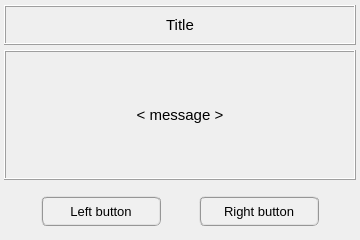
<?xml version="1.0" encoding="UTF-8"?>
<ui version="4.0">
 <class>Dialog</class>
 <widget class="QDialog" name="Dialog">
  <property name="geometry">
   <rect>
    <x>0</x>
    <y>0</y>
    <width>360</width>
    <height>240</height>
   </rect>
  </property>
  <property name="minimumSize">
   <size>
    <width>360</width>
    <height>240</height>
   </size>
  </property>
  <property name="maximumSize">
   <size>
    <width>650</width>
    <height>600</height>
   </size>
  </property>
  <property name="windowTitle">
   <string>Message</string>
  </property>
  <property name="modal">
   <bool>true</bool>
  </property>
  <layout class="QGridLayout" name="gridLayout_3">
   <property name="leftMargin">
    <number>4</number>
   </property>
   <property name="topMargin">
    <number>4</number>
   </property>
   <property name="rightMargin">
    <number>4</number>
   </property>
   <property name="bottomMargin">
    <number>4</number>
   </property>
   <property name="horizontalSpacing">
    <number>2</number>
   </property>
   <property name="verticalSpacing">
    <number>4</number>
   </property>
   <item row="0" column="0">
    <widget class="QFrame" name="frame">
     <property name="minimumSize">
      <size>
       <width>0</width>
       <height>0</height>
      </size>
     </property>
     <property name="maximumSize">
      <size>
       <width>630</width>
       <height>42</height>
      </size>
     </property>
     <property name="font">
      <font>
       <pointsize>8</pointsize>
      </font>
     </property>
     <property name="frameShape">
      <enum>QFrame::NoFrame</enum>
     </property>
     <property name="frameShadow">
      <enum>QFrame::Raised</enum>
     </property>
     <layout class="QGridLayout" name="gridLayout_2">
      <property name="leftMargin">
       <number>0</number>
      </property>
      <property name="topMargin">
       <number>0</number>
      </property>
      <property name="rightMargin">
       <number>0</number>
      </property>
      <property name="bottomMargin">
       <number>0</number>
      </property>
      <property name="spacing">
       <number>2</number>
      </property>
      <item row="0" column="0">
       <widget class="QLabel" name="label_title">
        <property name="minimumSize">
         <size>
          <width>0</width>
          <height>0</height>
         </size>
        </property>
        <property name="maximumSize">
         <size>
          <width>630</width>
          <height>40</height>
         </size>
        </property>
        <property name="font">
         <font>
          <pointsize>11</pointsize>
          <weight>50</weight>
          <italic>false</italic>
          <bold>false</bold>
         </font>
        </property>
        <property name="styleSheet">
         <string notr="true"/>
        </property>
        <property name="frameShape">
         <enum>QFrame::Box</enum>
        </property>
        <property name="frameShadow">
         <enum>QFrame::Raised</enum>
        </property>
        <property name="lineWidth">
         <number>1</number>
        </property>
        <property name="text">
         <string>Title</string>
        </property>
        <property name="textFormat">
         <enum>Qt::AutoText</enum>
        </property>
        <property name="alignment">
         <set>Qt::AlignCenter</set>
        </property>
       </widget>
      </item>
     </layout>
    </widget>
   </item>
   <item row="1" column="0">
    <widget class="QLabel" name="label_message">
     <property name="minimumSize">
      <size>
       <width>0</width>
       <height>0</height>
      </size>
     </property>
     <property name="maximumSize">
      <size>
       <width>630</width>
       <height>500</height>
      </size>
     </property>
     <property name="font">
      <font>
       <family>MS Shell Dlg 2</family>
       <pointsize>11</pointsize>
       <weight>50</weight>
       <italic>false</italic>
       <bold>false</bold>
      </font>
     </property>
     <property name="frameShape">
      <enum>QFrame::Box</enum>
     </property>
     <property name="frameShadow">
      <enum>QFrame::Raised</enum>
     </property>
     <property name="lineWidth">
      <number>1</number>
     </property>
     <property name="text">
      <string>&lt; message &gt;</string>
     </property>
     <property name="textFormat">
      <enum>Qt::AutoText</enum>
     </property>
     <property name="alignment">
      <set>Qt::AlignCenter</set>
     </property>
    </widget>
   </item>
   <item row="2" column="0">
    <widget class="QFrame" name="frame_tile">
     <property name="minimumSize">
      <size>
       <width>0</width>
       <height>0</height>
      </size>
     </property>
     <property name="maximumSize">
      <size>
       <width>630</width>
       <height>52</height>
      </size>
     </property>
     <property name="sizeIncrement">
      <size>
       <width>0</width>
       <height>0</height>
      </size>
     </property>
     <property name="frameShape">
      <enum>QFrame::NoFrame</enum>
     </property>
     <property name="frameShadow">
      <enum>QFrame::Raised</enum>
     </property>
     <layout class="QGridLayout" name="gridLayout">
      <property name="leftMargin">
       <number>2</number>
      </property>
      <property name="topMargin">
       <number>2</number>
      </property>
      <property name="rightMargin">
       <number>2</number>
      </property>
      <property name="bottomMargin">
       <number>0</number>
      </property>
      <property name="spacing">
       <number>2</number>
      </property>
      <item row="0" column="1">
       <widget class="QPushButton" name="pushButton_leftButton">
        <property name="sizePolicy">
         <sizepolicy hsizetype="Expanding" vsizetype="Fixed">
          <horstretch>0</horstretch>
          <verstretch>0</verstretch>
         </sizepolicy>
        </property>
        <property name="minimumSize">
         <size>
          <width>120</width>
          <height>30</height>
         </size>
        </property>
        <property name="maximumSize">
         <size>
          <width>120</width>
          <height>30</height>
         </size>
        </property>
        <property name="font">
         <font>
          <family>MS Shell Dlg 2</family>
          <pointsize>10</pointsize>
          <weight>9</weight>
          <italic>false</italic>
          <bold>false</bold>
         </font>
        </property>
        <property name="styleSheet">
         <string notr="true">QPushButton{border-radius: 6px; border-color: rgb(150, 150, 150); border-style: ridge; border-width: 2px; color: rgb(0, 0, 0); background-color: rgb(240, 240, 240); font: 75 10pt &quot;MS Shell Dlg 2&quot;}
QPushButton:hover{border-radius: 6px; border-color: rgb(0, 170, 255); border-style: ridge; border-width: 2px; color: rgb(0, 0, 0); background-color: rgba(174, 213, 255, 100); font: 75 10pt &quot;MS Shell Dlg 2&quot;}
QPushButton:pressed{border-radius: 6px; border-color: rgb(0, 170, 255); border-style: ridge; border-width: 3px; color: rgb(0, 0, 0); background-color: rgb(174, 213, 255); font: 75 10pt &quot;MS Shell Dlg 2&quot;}</string>
        </property>
        <property name="text">
         <string>Left button</string>
        </property>
        <property name="autoDefault">
         <bool>false</bool>
        </property>
        <property name="default">
         <bool>false</bool>
        </property>
        <property name="flat">
         <bool>false</bool>
        </property>
       </widget>
      </item>
      <item row="0" column="3">
       <widget class="QPushButton" name="pushButton_rightButton">
        <property name="minimumSize">
         <size>
          <width>120</width>
          <height>30</height>
         </size>
        </property>
        <property name="maximumSize">
         <size>
          <width>120</width>
          <height>30</height>
         </size>
        </property>
        <property name="font">
         <font>
          <family>MS Shell Dlg 2</family>
          <pointsize>10</pointsize>
          <weight>9</weight>
          <italic>false</italic>
          <bold>false</bold>
         </font>
        </property>
        <property name="styleSheet">
         <string notr="true">QPushButton{border-radius: 6px; border-color: rgb(150, 150, 150); border-style: ridge; border-width: 2px; color: rgb(0, 0, 0); background-color: rgb(240, 240, 240); font: 75 10pt &quot;MS Shell Dlg 2&quot;}
QPushButton:hover{border-radius: 6px; border-color: rgb(0, 170, 255); border-style: ridge; border-width: 2px; color: rgb(0, 0, 0); background-color: rgba(174, 213, 255, 100); font: 75 10pt &quot;MS Shell Dlg 2&quot;}
QPushButton:pressed{border-radius: 6px; border-color: rgb(0, 170, 255); border-style: ridge; border-width: 3px; color: rgb(0, 0, 0); background-color: rgb(174, 213, 255); font: 75 10pt &quot;MS Shell Dlg 2&quot;}</string>
        </property>
        <property name="text">
         <string>Right button</string>
        </property>
        <property name="autoDefault">
         <bool>true</bool>
        </property>
        <property name="default">
         <bool>false</bool>
        </property>
        <property name="flat">
         <bool>false</bool>
        </property>
       </widget>
      </item>
      <item row="0" column="0">
       <widget class="QFrame" name="frame_4">
        <property name="frameShape">
         <enum>QFrame::NoFrame</enum>
        </property>
        <property name="frameShadow">
         <enum>QFrame::Raised</enum>
        </property>
       </widget>
      </item>
      <item row="0" column="2">
       <widget class="QFrame" name="frame_2">
        <property name="frameShape">
         <enum>QFrame::NoFrame</enum>
        </property>
        <property name="frameShadow">
         <enum>QFrame::Raised</enum>
        </property>
       </widget>
      </item>
      <item row="0" column="4">
       <widget class="QFrame" name="frame_5">
        <property name="frameShape">
         <enum>QFrame::NoFrame</enum>
        </property>
        <property name="frameShadow">
         <enum>QFrame::Raised</enum>
        </property>
       </widget>
      </item>
     </layout>
    </widget>
   </item>
  </layout>
 </widget>
 <resources/>
 <connections/>
</ui>
